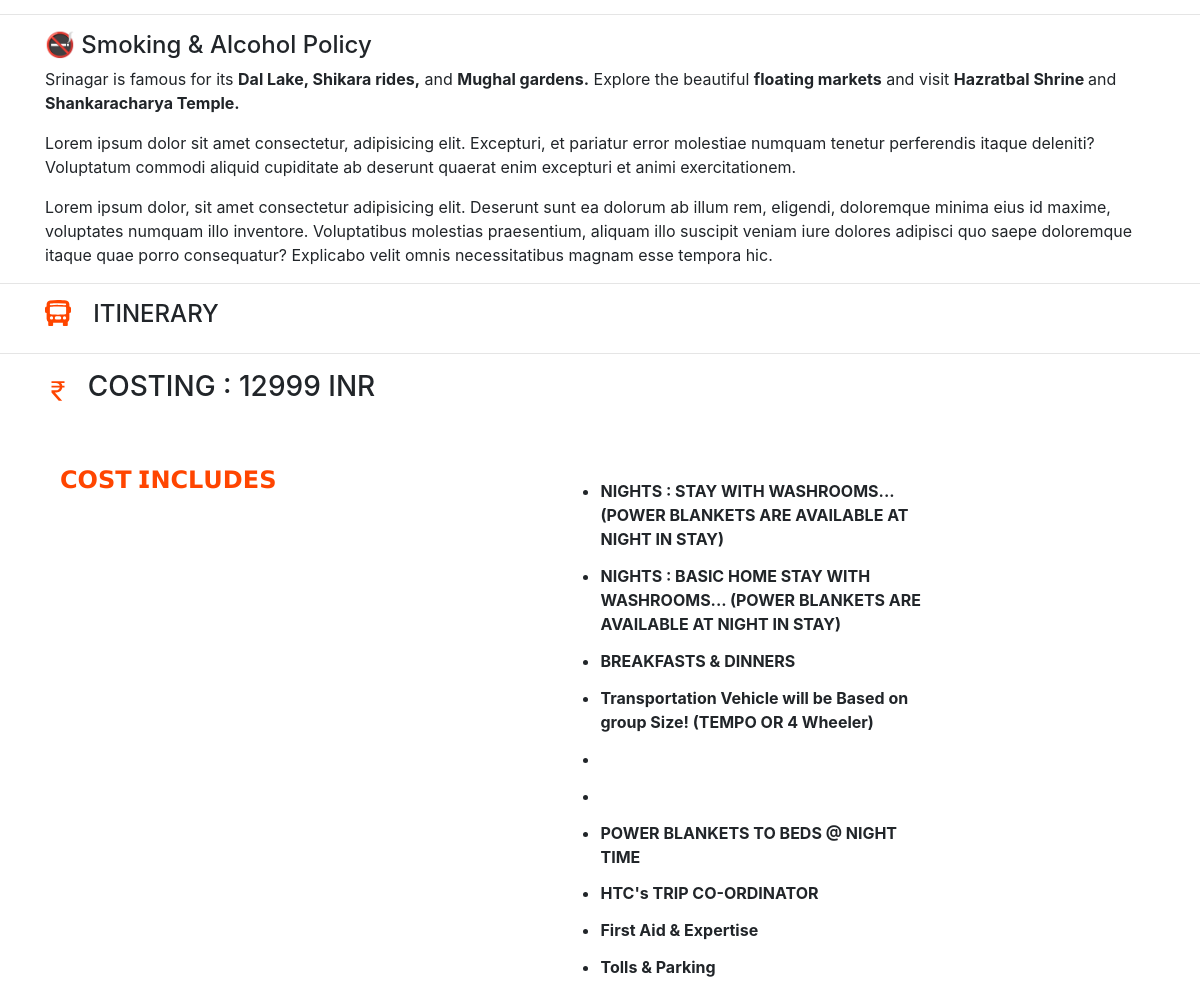
/package/2/ (middle part), run on an earlier commit of the app's database.
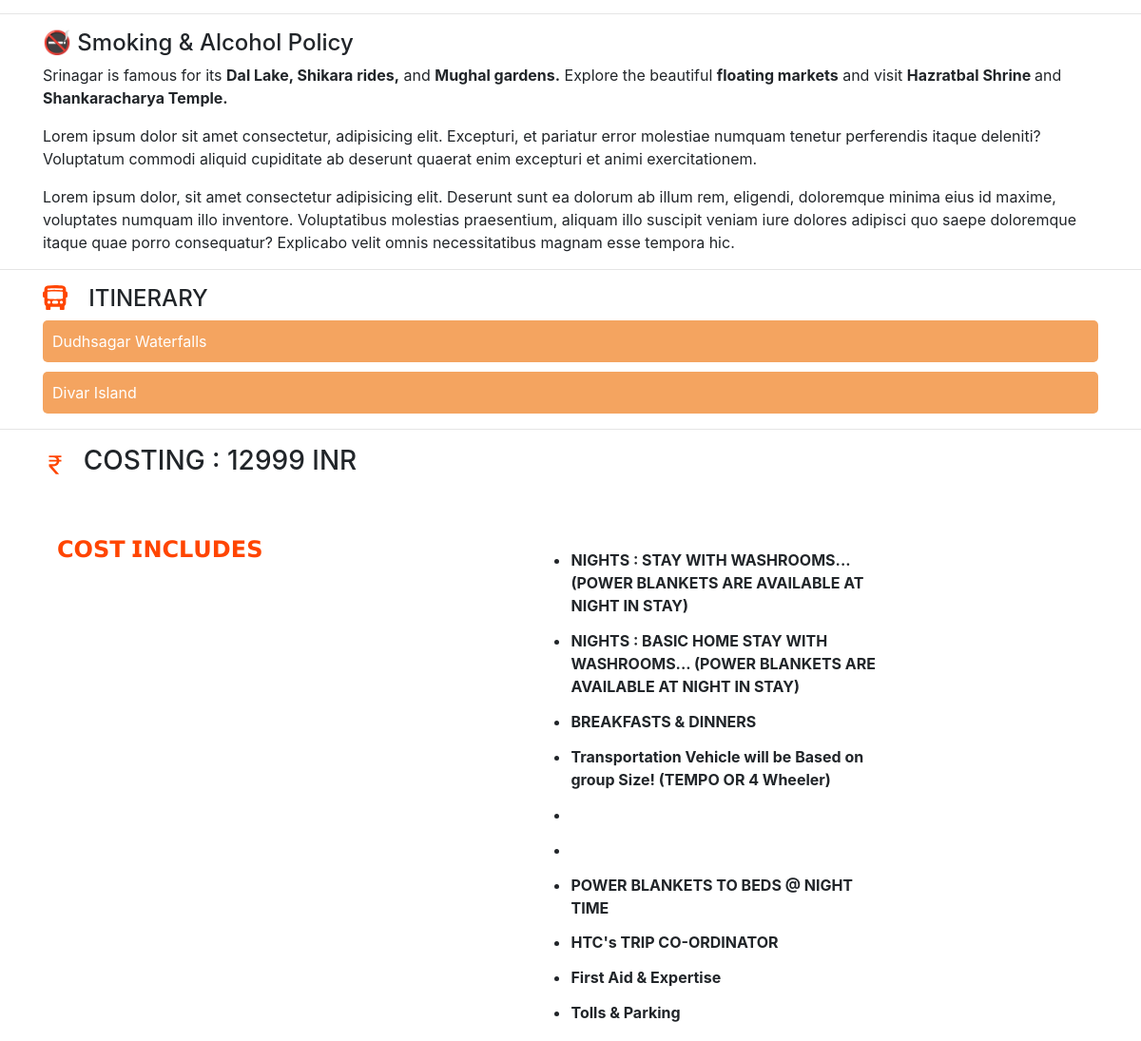
And on a later commit of the database.
### app1/models.py (models this page shows, shortened)
class package_details_category(models.Model):
    day=models.CharField(max_length=100)

### app1/views.py (the view)
# urls.py: path('package/<int:package_id>/', package_details, name='package_details'),
def package_details(request, package_id):
    package = get_object_or_404(packages, id=package_id)
    p_categories = package_details_category.objects.prefetch_related('packagedetails').all()
    return render(request, 'demo.html', {'package': package,'p_categories':p_categories})

### template/demo.html (shortened to what this page needs)
{% extends 'base.html' %}
{% load static %}
{% block css_cities %}
<link rel="stylesheet" href="{% static 'css/package_details.css' %}" />
{% endblock css_cities %}
{% block body %}
<hr>
<div class="container">
    <h4>🚭 Smoking & Alcohol Policy</h4>
    <p>Srinagar is famous for its <span class="Quick-Facts-list">Dal Lake, Shikara rides,</span> and <span
            class="Quick-Facts-list">Mughal gardens.</span> Explore the beautiful <span
            class="Quick-Facts-list">floating markets</span> and visit <span class="Quick-Facts-list"> Hazratbal Shrine
        </span> and <span class="Quick-Facts-list"> Shankaracharya Temple.</span></p>
    <p>Lorem ipsum dolor sit amet consectetur, adipisicing elit. Excepturi, et pariatur error molestiae numquam tenetur
        perferendis itaque deleniti? Voluptatum commodi aliquid cupiditate ab deserunt quaerat enim excepturi et animi
        exercitationem.</p>
    <p>Lorem ipsum dolor, sit amet consectetur adipisicing elit. Deserunt sunt ea dolorum ab illum rem, eligendi,
        doloremque minima eius id maxime, voluptates numquam illo inventore. Voluptatibus molestias praesentium, aliquam
        illo suscipit veniam iure dolores adipisci quo saepe doloremque itaque quae porro consequatur? Explicabo velit
        omnis necessitatibus magnam esse tempora hic.</p>
</div>
<hr>
<div id="itinerary" class="container">
    <div class="d-flex" style="gap: 2%;">
        <h4>ITINERARY</h4>
    </div>
    <div>
        <ul class="faq-list">
            {% for day in p_categories %}
            <li>
                <button class="toggle-btn">{{ day.day }}</button>
            </li>
            {% endfor %}
        </ul>
    </div>
</div>
<hr>
<div id="costing" class="costing">
    <div class="container">
        <div id="overview">
            <div class="overview-content d-flex align-items-center">
                <h3 style="text-transform: uppercase;">Costing : 12999 INR</h3>
            </div>
            <div class="cost-includes">
                <div class="container">
                    <div class="costing d-flex " style="margin-top: 5%; gap:30%;">
                        <h4 style="color: orangered;">𝗖𝗢𝗦𝗧 𝗜𝗡𝗖𝗟𝗨𝗗𝗘𝗦</h4>
                        <div class="card" style="height: auto; width: 30%; border:none;">
                            <ul style="font-weight: bold; ">
                                <li style="margin-top: 4%;">
                                    NIGHTS : STAY WITH WASHROOMS... (POWER BLANKETS ARE AVAILABLE AT NIGHT IN STAY)</li>
                                <li style="margin-top: 4%;">NIGHTS : BASIC HOME STAY WITH WASHROOMS... (POWER BLANKETS
                                    ARE AVAILABLE AT NIGHT IN STAY)</li>
                                <li style="margin-top: 4%;">BREAKFASTS & DINNERS</li>
                                <li style="margin-top: 4%;">Transportation
                                    Vehicle will be Based on group Size! (TEMPO OR 4 Wheeler)</li>
                                <li style="margin-top: 4%;"></li>
                                <li style="margin-top: 4%;"></li>
                                <li style="margin-top: 4%;">
                                    POWER BLANKETS TO BEDS @ NIGHT TIME</li>
                                <li style="margin-top: 4%;">HTC's TRIP CO-ORDINATOR</li>
                                <li style="margin-top: 4%;">First Aid & Expertise</li>
                                <li style="margin-top: 4%;">Tolls & Parking</li>
                            </ul>
                        </div>
                    </div>
                </div>
            </div>
        </div>
    </div>
</div>
{% endblock body %}

What changed in the data, as far as the page shows it:
added package_details_category: day "Dudhsagar Waterfalls"
added package_details_category: day "Divar Island"
